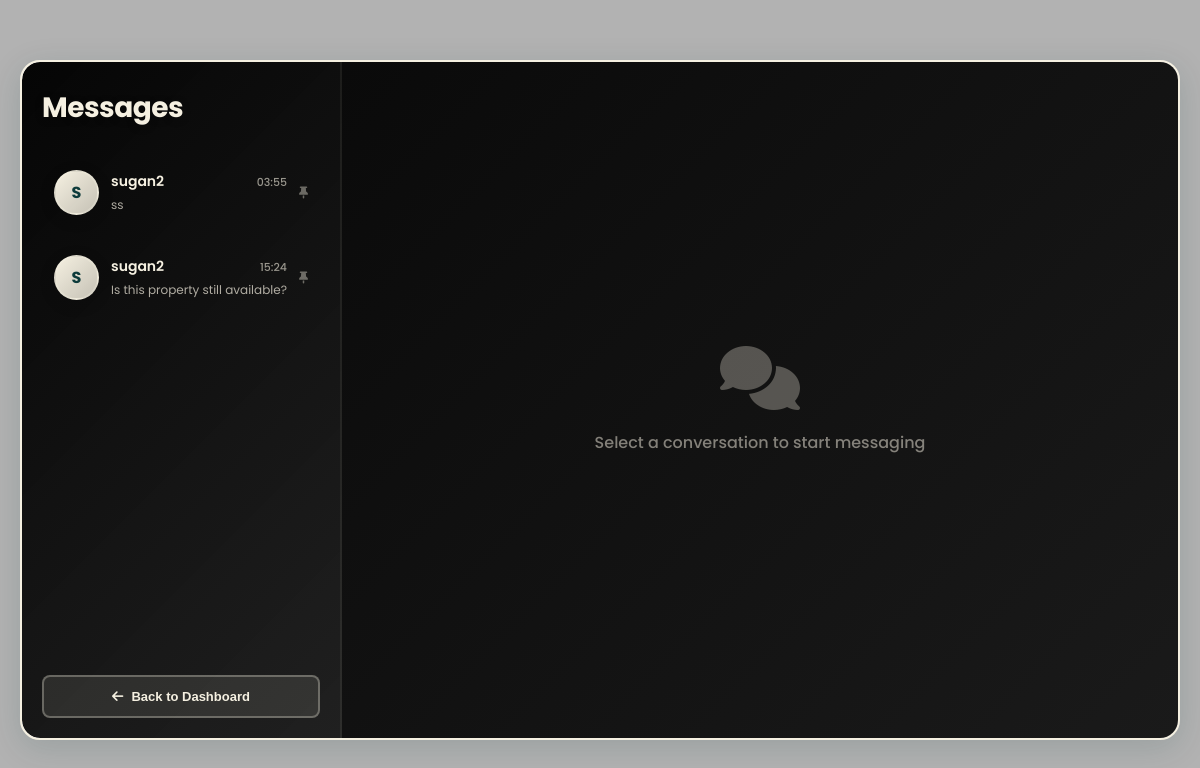
The page /conversations/ (signed in) on the database its author committed.
### core/models.py (models this page shows, shortened)
class Conversation(models.Model):
    property = models.ForeignKey(Property, on_delete=models.CASCADE, related_name='conversations')
    tenant = models.ForeignKey(User, on_delete=models.CASCADE, related_name='tenant_conversations')
    owner = models.ForeignKey(User, on_delete=models.CASCADE, related_name='owner_conversations')
    created_at = models.DateTimeField(auto_now_add=True)
    updated_at = models.DateTimeField(auto_now=True)
    class Meta:
        unique_together = ('property', 'tenant', 'owner')
        ordering = ['-updated_at']
    def get_last_message(self):
        return self.messages.last()

class User(AbstractUser):
    class Role(models.TextChoices):
        ADMIN = "ADMIN", "Admin"
        OWNER = "OWNER", "Owner"
        TENANT = "TENANT", "Tenant"
    email = models.EmailField(unique=True, null=False, blank=False)
    role = models.CharField(max_length=50, choices=Role.choices, default=Role.TENANT)
    profile_image = models.ImageField(upload_to='profiles/', blank=True, null=True)
    phone_number = models.CharField(max_length=15, blank=True, null=True)
    groups = models.ManyToManyField(
        'auth.Group',
        related_name='custom_user_set',
        blank=True,
        help_text='The groups this user belongs to.',
        verbose_name='groups',
    )
    user_permissions = models.ManyToManyField(
        'auth.Permission',
        related_name='custom_user_set',
        blank=True,
        help_text='Specific permissions for this user.',
        verbose_name='user permissions',
    )

class Property(models.Model):
    class Status(models.TextChoices):
        PENDING_APPROVAL = "PENDING", "Pending Approval"
        AVAILABLE = "AVAILABLE", "Available"
        RENTED = "RENTED", "Rented"
        MAINTENANCE = "MAINTENANCE", "Maintenance"
    class Furnishing(models.TextChoices):
        UNFURNISHED = "UNFURNISHED", "Unfurnished"
        SEMI_FURNISHED = "SEMI_FURNISHED", "Semi-Furnished"
        FULLY_FURNISHED = "FULLY_FURNISHED", "Fully Furnished"
    class Facing(models.TextChoices):
        NORTH = "NORTH", "North"
        SOUTH = "SOUTH", "South"
        EAST = "EAST", "East"
        WEST = "WEST", "West"
        NORTHEAST = "NORTHEAST", "North-East"
        NORTHWEST = "NORTHWEST", "North-West"
        SOUTHEAST = "SOUTHEAST", "South-East"
        SOUTHWEST = "SOUTHWEST", "South-West"
    owner = models.ForeignKey(User, on_delete=models.CASCADE, related_name='properties')
    title = models.CharField(max_length=255)
    ad_title = models.CharField(max_length=255, blank=True, null=True, help_text="Short ad title")
    description = models.TextField()
    price = models.DecimalField(max_digits=10, decimal_places=2)
    location = models.CharField(max_length=255)
    property_type = models.CharField(max_length=100)
    bhk = models.IntegerField(default=1, help_text="Number of BHKs (Bedrooms)")
    bathrooms = models.IntegerField(default=1, help_text="Number of bathrooms")
    furnishing = models.CharField(max_length=50, choices=Furnishing.choices, default=Furnishing.SEMI_FURNISHED)
    super_built_area = models.DecimalField(max_digits=10, decimal_places=2, default=0, help_text="Super built area in sqft")
    bachelors_allowed = models.BooleanField(default=True, help_text="Are bachelors allowed?")
    total_floors = models.IntegerField(default=1, help_text="Total floors in the building")
    facing = models.CharField(max_length=50, choices=Facing.choices, default=Facing.NORTH)
    built_year = models.IntegerField(blank=True, null=True, help_text="Year the property was built")
    amenities = models.TextField(help_text="Comma-separated list of amenities", blank=True)
    status = models.CharField(max_length=50, choices=Status.choices, default=Status.PENDING_APPROVAL)
    is_paid = models.BooleanField(default=False)
    plan_type = models.CharField(max_length=20, choices=[
        ('basic', 'Basic Plan'),
        ('standard', 'Standard Plan'),
        ('premium', 'Premium Plan')
    ], default='basic', help_text="Selected plan type")
    plan_expiry_date = models.DateTimeField(blank=True, null=True, help_text="Date when the plan expires")
    views_count = models.IntegerField(default=0, help_text="Number of times this property has been viewed")
    created_at = models.DateTimeField(auto_now_add=True)
    updated_at = models.DateTimeField(auto_now=True)
    class Meta:
        verbose_name_plural = "Properties"

class Message(models.Model):
    conversation = models.ForeignKey(Conversation, on_delete=models.CASCADE, related_name='messages')
    sender = models.ForeignKey(User, on_delete=models.CASCADE, related_name='sent_messages')
    content = models.TextField()
    is_read = models.BooleanField(default=False)
    created_at = models.DateTimeField(auto_now_add=True)
    class Meta:
        ordering = ['created_at']

### core/views.py (the view)
# urls.py: path('conversations/', views.conversations_view, name='conversations'),
@login_required
def conversations_view(request):
    if request.user.role == 'TENANT':
        conversations = Conversation.objects.filter(tenant=request.user)
    elif request.user.role == 'OWNER':
        conversations = Conversation.objects.filter(owner=request.user)
    else:
        conversations = Conversation.objects.all()
    conversations_with_unread = []
    for conversation in conversations:
        unread_count = conversation.messages.filter(is_read=False).exclude(sender=request.user).count()
        conversation.has_unread = unread_count > 0
        conversations_with_unread.append(conversation)
    context = {
        'conversations': conversations_with_unread
    }
    return render(request, 'core/conversations.html', context)

### core/templates/core/conversations.html (shortened to what this page needs)
{% load static %}
<!DOCTYPE html>
<html lang="en">
<head>
    <link href="https://cdnjs.cloudflare.com/ajax/libs/font-awesome/6.4.0/css/all.min.css" rel="stylesheet">
</head>
<body>
    <div class="messages-container">
        <div class="sidebar">
            <div class="sidebar-header">
                <div class="sidebar-title">Messages</div>
            </div>
            <div class="conversations-list">
                {% if conversations %}
                    {% for conversation in conversations %}
                        <a href="{% url 'conversation_detail' conversation.id %}" class="conversation-item">
                            <div class="avatar">
                                {% if user.role == 'TENANT' %}
                                    {{ conversation.owner.username|first|upper }}
                                {% else %}
                                    {{ conversation.tenant.username|first|upper }}
                                {% endif %}
                            </div>
                            <div class="conversation-content">
                                <div class="conversation-header">
                                    <span class="conversation-name">
                                        {% if user.role == 'TENANT' %}
                                            {{ conversation.owner.username }}
                                        {% else %}
                                            {{ conversation.tenant.username }}
                                        {% endif %}
                                    </span>
                                    <span class="conversation-time">{{ conversation.updated_at|date:"H:i" }}</span>
                                </div>
                                <div class="conversation-preview">
                                    {% if conversation.get_last_message %}
                                        {{ conversation.get_last_message.content|truncatewords:6 }}
                                    {% else %}
                                        {{ conversation.property.title }}
                                    {% endif %}
                                </div>
                            </div>
                            <div class="conversation-meta">
                                <i class="fas fa-thumbtack pin-icon"></i>
                            </div>
                        </a>
                    {% endfor %}
                {% endif %}
            </div>
            <button class="add-contact-btn" onclick="window.location.href='/dashboard/'">
                <i class="fas fa-arrow-left"></i>
                Back to Dashboard
            </button>
        </div>
        <div class="chat-area">
            <div class="empty-state">
                <i class="fas fa-comments"></i>
                <p>Select a conversation to start messaging</p>
            </div>
        </div>
    </div>
</body>
</html>

### core/templates/core/conversations.html (style rules this page uses)
* { margin: 0; padding: 0; box-sizing: border-box; }
body { font-family: 'Poppins', sans-serif; background: url('https://images.unsplash.com/photo-1600607687939-ce8a6c25118c?ixlib=rb-4.0.3&auto=format&fit=crop&w=1920&q=80') center/cover fixed; color: #0d3b3b; min-height: 100vh; display: flex; align-items: center; justify-content: center; padding: 40px 20px; position: relative; }
body::before { content: ""; position: fixed; top: 0; left: 0; width: 100%; height: 100%; background: rgba(0, 0, 0, 0.3); z-index: -1; }
.messages-container { display: flex; width: 100%; max-width: 1400px; height: 85vh; background: #ffffff; border-radius: 20px; overflow: hidden; box-shadow: 0 8px 32px rgba(13, 59, 59, 0.15); border: 2px solid #f5f0e1; }
.sidebar { width: 320px; background: linear-gradient(135deg, rgba(0, 0, 0, 0.98) 0%, rgba(20, 20, 20, 0.95) 100%); backdrop-filter: blur(20px); display: flex; flex-direction: column; border-right: 2px solid rgba(245, 240, 225, 0.1); position: relative; }
.sidebar::before { content: ''; position: absolute; top: -50%; right: -50%; width: 300px; height: 300px; background: radial-gradient(circle, rgba(245, 240, 225, 0.05) 0%, transparent 70%); border-radius: 50%; }
.sidebar-header { padding: 25px 20px 20px; position: relative; z-index: 1; }
.sidebar-title { font-size: 28px; font-weight: 700; color: #f5f0e1; letter-spacing: -0.5px; text-shadow: 0 2px 10px rgba(0, 0, 0, 0.2); }
.conversations-list { flex: 1; overflow-y: auto; padding: 5px 0; position: relative; z-index: 1; }
.conversation-item { padding: 14px 20px; display: flex; align-items: center; gap: 12px; cursor: pointer; transition: all 0.3s ease; text-decoration: none; color: inherit; margin: 0 10px 8px; border-radius: 12px; border: 2px solid transparent; }
.messages-container { animation: fadeIn 0.3s ease-in; }
.avatar { width: 45px; height: 45px; border-radius: 50%; background: linear-gradient(135deg, #f5f0e1 0%, rgba(245, 240, 225, 0.8) 100%); display: flex; align-items: center; justify-content: center; font-weight: 700; font-size: 16px; color: #0d3b3b; flex-shrink: 0; box-shadow: 0 4px 15px rgba(0, 0, 0, 0.2); border: 2px solid rgba(245, 240, 225, 0.3); }
.conversation-content { flex: 1; min-width: 0; }
.conversation-header { display: flex; justify-content: space-between; align-items: baseline; margin-bottom: 4px; }
.conversation-name { font-size: 14px; font-weight: 600; color: #f5f0e1; }
.conversation-time { font-size: 11px; color: rgba(245, 240, 225, 0.6); font-weight: 500; }
.conversation-preview { font-size: 12px; color: rgba(245, 240, 225, 0.7); white-space: nowrap; overflow: hidden; text-overflow: ellipsis; font-weight: 400; }
.conversation-meta { display: flex; flex-direction: column; align-items: flex-end; gap: 6px; }
.pin-icon { color: rgba(245, 240, 225, 0.4); font-size: 12px; }
.add-contact-btn { margin: 15px 20px 20px; padding: 12px; background: rgba(245, 240, 225, 0.1); border: 2px solid rgba(245, 240, 225, 0.3); border-radius: 8px; color: #f5f0e1; font-size: 13px; font-weight: 600; cursor: pointer; display: flex; align-items: center; justify-content: center; gap: 8px; transition: all 0.3s; position: relative; z-index: 1; }
.chat-area { flex: 1; display: flex; flex-direction: column; background: linear-gradient(135deg, #0a0a0a 0%, #1a1a1a 100%); }
.empty-state { display: flex; flex-direction: column; align-items: center; justify-content: center; height: 100%; color: rgba(245, 240, 225, 0.3); position: relative; z-index: 1; }
.empty-state i { font-size: 64px; margin-bottom: 20px; opacity: 0.3; color: #f5f0e1; }
.empty-state p { font-size: 16px; font-weight: 500; color: rgba(245, 240, 225, 0.5); }

### rows shown on the page
Conversation: tenant.username|first "S", tenant.username "sugan2", updated_at "03:55", property "ss"
Conversation: tenant.username|first "S", tenant.username "sugan2", updated_at "15:24", get_last_message.content "Is this property still available?"
